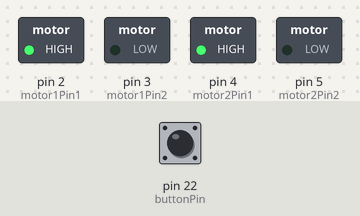
Bench run of a sketch on a simulated Arduino Mega 2560, built with avr-gcc and run on an emulated ATmega2560. Parts: switched loads named in the sketch (green lamp = pin HIGH). The test bench sets the inputs (shaded band); at power-on: pin 22 (buttonPin) LOW.

Above: at 0.1 s.
Timing chart, 0 to 1.6 s (numbered marks = the images above):
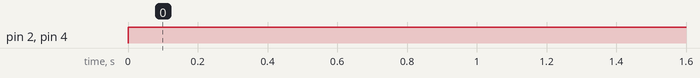

The sketch:

practice_motor_code.ino
```cpp
// declocation of variables
int motor1Pin1 = 2;
int motor1Pin2 = 3;
int motor2Pin1 = 4;
int motor2Pin2 = 5;
int buttonPin = 22;
int buttonState = 0;
//int x = 0;

void setup() {
  // put your setup code here, to run once:
  pinMode(motor1Pin1, OUTPUT);
  pinMode(motor1Pin2, OUTPUT);
  pinMode(motor2Pin1, OUTPUT);
  pinMode(motor2Pin2, OUTPUT);
  pinMode(buttonPin, INPUT);
}

void loop() {
  buttonState = digitalRead(buttonPin);
//  for(int x=0; x <=100; x++){
//
//  }
  if (buttonPin == HIGH){
      digitalWrite(motor1Pin1, LOW);
      digitalWrite(motor2Pin1, LOW);
  }
  else{
      digitalWrite(motor1Pin1, HIGH); // on first while LED
      digitalWrite(motor2Pin1, HIGH);
      delay(1000);
  }

}
```

Measured:
- by itself, pin 2 (motor1Pin1), pin 4 (motor2Pin1): LOW → HIGH at 0.00 s
